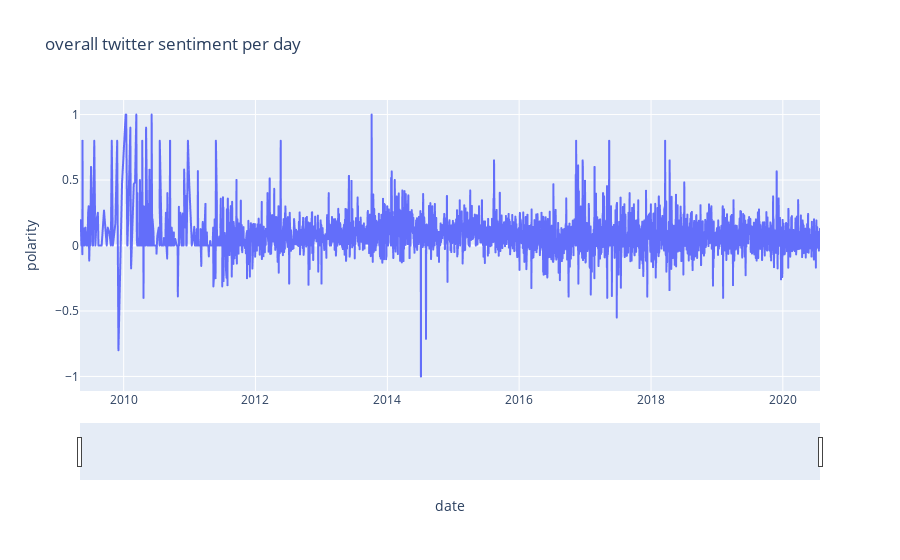

Source (notebook cell):
### Code cell
#vizualization of tweet sentiment per day
fig = px.line(groupeddf, x='date', y='polarity',title='overall twitter sentiment per day')
fig.update_xaxes(rangeslider_visible=True)
fig.show()

### Figure 1 — Plotly figure (JSON) as saved in the notebook; plotly's stock layout.template omitted (floating-point values rounded to 4 significant figures; data arrays with more than 128 entries replaced by an {"elided": "..."} marker saying what was removed)
{"data": [{"hovertemplate": "date=%{x}<br>polarity=%{y}<extra></extra>", "legendgroup": "", "line": {"color": "#636efa", "dash": "solid"}, "mode": "lines", "name": "", "showlegend": false, "type": "scattergl", "x": {"elided": "3347 str values"}, "xaxis": "x", "y": {"elided": "3347 float values"}, "yaxis": "y"}], "layout": {"legend": {"tracegroupgap": 0}, "title": {"text": "overall twitter sentiment per day"}, "xaxis": {"anchor": "y", "domain": [0, 1], "rangeslider": {"visible": true}, "title": {"text": "date"}}, "yaxis": {"anchor": "x", "domain": [0, 1], "title": {"text": "polarity"}}}}
